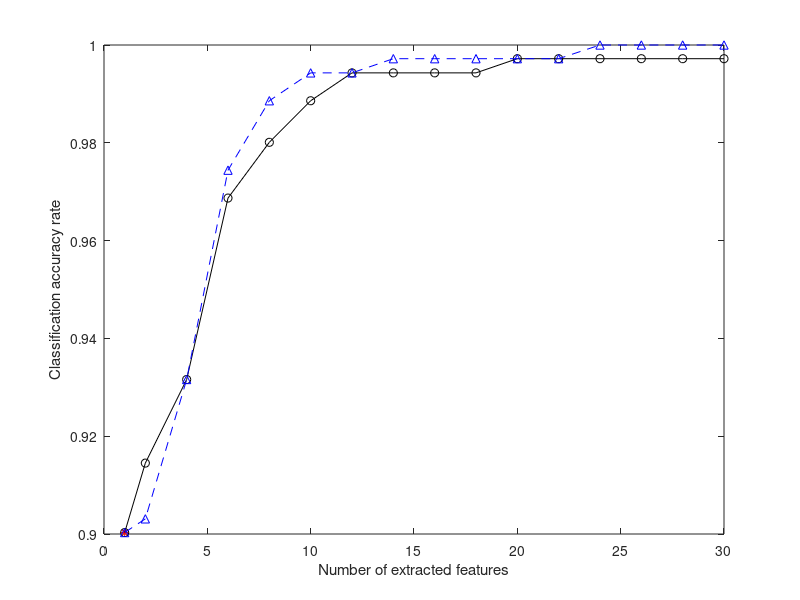

MATLAB code for this plot: (Note: this script raises an error after producing the figure.)
x2=[1,2,4,6,8,10,12,14,16,18,20,22,24,26,28,30];
x1=[1]
y1=[0.9003];
y2=[0.9003,0.9145,0.9316,0.9687,0.9801,0.9886,0.9943,0.9943,0.9943,0.9943,0.9972,0.9972,0.9972,0.9972,0.9972,0.9972]
y3=[0.9003,0.9031,0.9316,0.9744,0.9886,0.9943,0.9943,0.9972,0.9972,0.9972,0.9972,0.9972,1,1,1,1]
figure(4)
plot(x1,y1,'r*');
hold on;
plot(x2,y2,'ko-');
hold on
plot(x2,y3,'b^--');
xlabel('Number of extracted features');
ylabel('Classification accuracy rate');
legend('LDA','GLDA-TRA','MMDA',0)
export_fig Iono_re.eps -painters -transparent